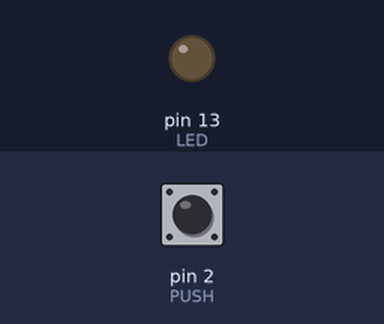
The sketch below on a simulated Arduino Uno, built with avr-gcc and run on an emulated ATmega328P. On the bench: output pins drawn as LEDs (lit = HIGH). The test bench sets the inputs (shaded band); at power-on: pin 2 (PUSH) LOW.

Above: at 1.2 s.
1.3 s: pin 2 (PUSH) pulled HIGH for 0.15 s
At 2.6 s:
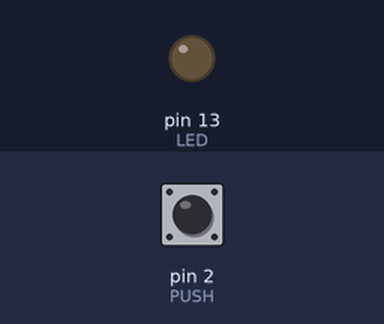
3.0 s: pin 2 (PUSH) pulled HIGH for 1 s
At 3.8 s:
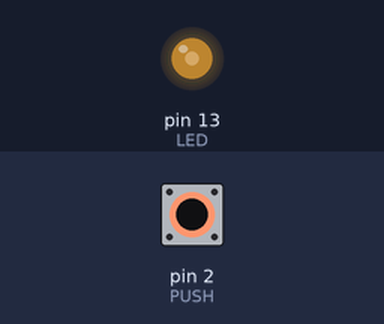
5.5 s: pin 2 (PUSH) pulled HIGH for 3.2 s
At 9.5 s:
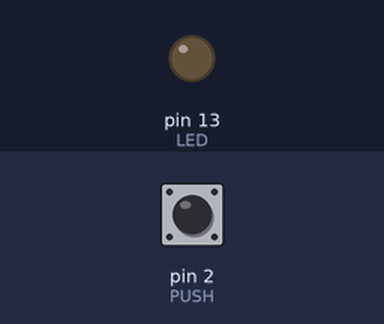
Timing chart, 0 to 11.0 s (numbered marks = the images above; inputs shaded):
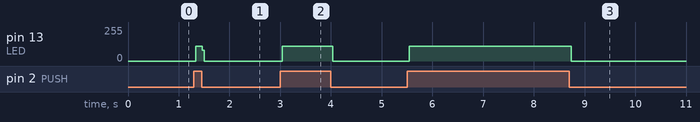

Measured:
- after the input at 1.3 s, pin 13 (LED): 0/255 → 110/255 at once, → 0/255 0.12 s later
- after the input at 3.0 s, pin 13 (LED): 0/255 → 110/255 at once, → 0/255 1.0 s later
- after the input at 5.5 s, pin 13 (LED): 0/255 → 110/255 at once, → 0/255 3.2 s later

The sketch:

pushbutton.ino
```cpp
#define LED 13          //using macros
#define PUSH 2

void setup(){
     pinMode(LED,OUTPUT);
  	 pinMode(PUSH,INPUT);
}

void loop(){
  digitalWrite(LED,0);
  if(digitalRead(PUSH)==1){
  	digitalWrite(LED,1);
  }else if(digitalRead(PUSH)==0){
  	digitalWrite(LED,0);
  }
}
```
